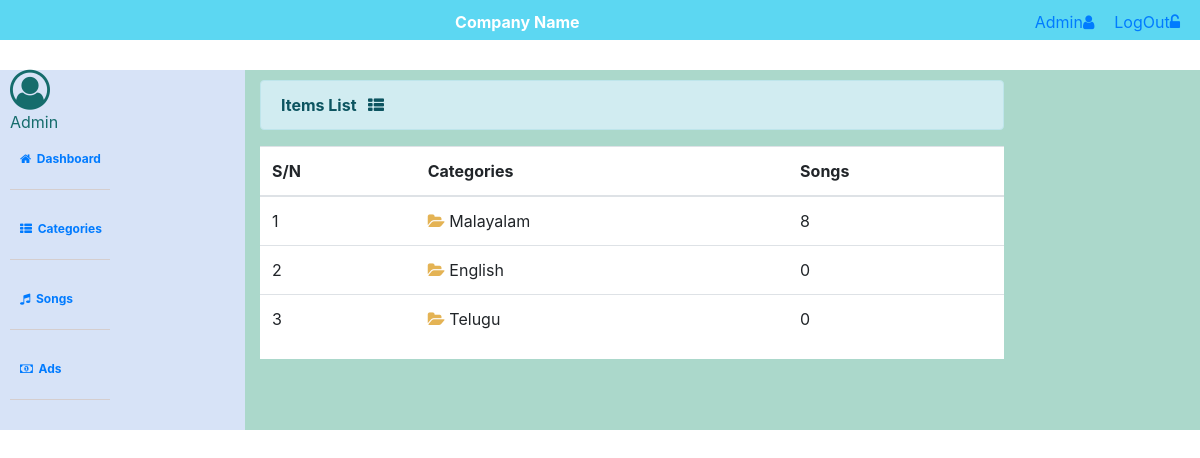
The page /admin/index.php (signed in) on the database its author committed.
### tables this page shows
CREATE TABLE IF NOT EXISTS `categories` (
  `id` int(10) unsigned NOT NULL AUTO_INCREMENT,
  `category` varchar(45) NOT NULL,
  `count` varchar(45) NOT NULL DEFAULT 0,
  PRIMARY KEY (`id`,`category`)
);

### admin/index.php (the view, shortened to what this page needs)
<?php include("head.php"); ?>
            <div class="col" style="background-color:#abd8cb;">
                <div style="margin-top:10px;">
                    <div class="alert alert-info" role="alert" style="width:80%;"><span><strong>Items List&nbsp; &nbsp;</strong><i class="fa fa-th-list"></i></span></div>
                    <div style="background-color:white;max-width:80%;">
                        <div class="table-responsive">
                            <table class="table">
                                <thead>
                                    <tr>
                                        <th>S/N</th>
                                        <th>Categories</th>
                                        <th>Songs</th>
                                    </tr>
                                </thead>
                                <tbody>
                                	<?php
                                		$query="SELECT * FROM `categories`";
                                		$result=$mysqli->query($query);
                                		while($rec=$result->fetch_array())
                                		{
                                	?>
                                    <tr>
                                        <td><?php echo $rec['id'];?></td>
                                        <td><i class="fa fa-folder-open"></i>&nbsp;<?php echo $rec['category'];?></td>
                                        <td><?php echo $rec['count'];?></td>
                                    </tr>
                                    <?php
                                    	}
                                    ?>
                                </tbody>
                            </table>
                        </div>
                    </div>
                </div>
            </div>
        </div>
    </section>
</body>
</html>

### rows shown on the page
categories: id "1", category "Malayalam", count "8"
categories: id "2", category "English", count "0"
categories: id "3", category "Telugu", count "0"
